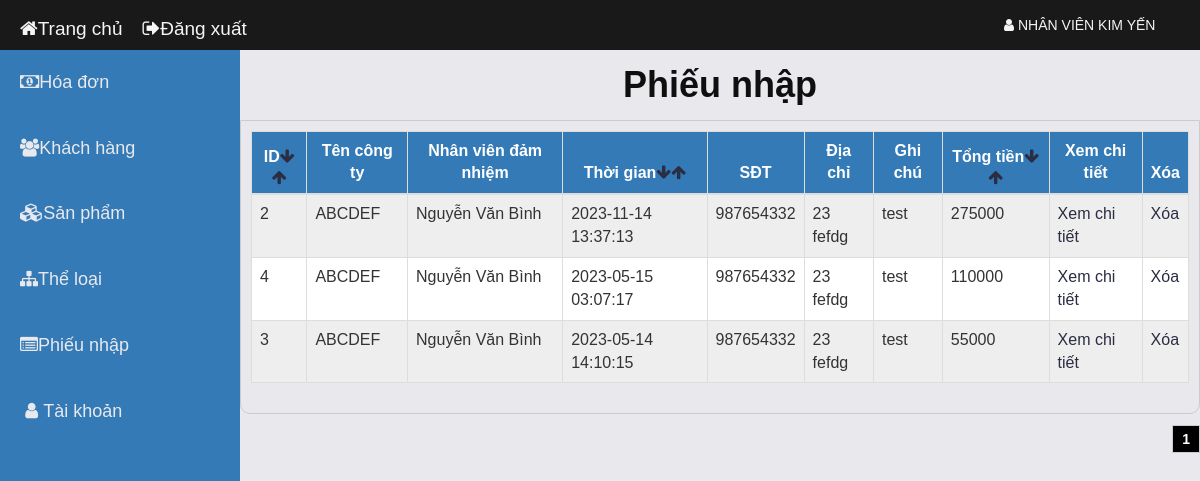
Page /admin/admin.php?muc=9&tmuc=Phiếu+nhập (signed in) on the committed database.
### tables this page shows
CREATE TABLE `danhmuc` (
  `id` int(10) UNSIGNED NOT NULL,
  `icon_dm` varchar(255) NOT NULL,
  `ten_danhmuc` varchar(191) NOT NULL
);

CREATE TABLE `phieunhap` (
  `id` int(10) UNSIGNED NOT NULL,
  `id_nv` int(10) UNSIGNED NOT NULL,
  `tong_tien` int(11) NOT NULL,
  `ngay_tao` timestamp NOT NULL DEFAULT current_timestamp(),
  `nguoi_nhan` varchar(50) NOT NULL,
  `sdt` int(11) NOT NULL,
  `diachi` varchar(50) NOT NULL,
  `ghichu` varchar(50) NOT NULL
);

CREATE TABLE `nhanvien` (
  `id` int(10) UNSIGNED NOT NULL,
  `ten_nv` varchar(191) NOT NULL,
  `ten_dangnhap` varchar(191) NOT NULL,
  `mat_khau` varchar(191) NOT NULL,
  `phone` varchar(15) NOT NULL,
  `hinh_anh` varchar(255) NOT NULL,
  `email` varchar(191) NOT NULL,
  `ngay_tao` timestamp NOT NULL DEFAULT current_timestamp(),
  `ngay_sua` timestamp NOT NULL DEFAULT current_timestamp()
);

### admin/function.php (called while the page is built, shortened)
<?php
function executeResult($sql){
    $con=mysqli_connect(HOST,USERNAME,PASSWORD,DATABASE);
    $result=mysqli_query($con,$sql);
    $data =[];
    if($result != null){
        while($row =mysqli_fetch_array($result, 1)){
            $data[]=$row;
        }
    }
     return $data;
}
?>

### admin/giaodien/phieunhap.php (the view, shortened to what this page needs)
<?php
    include_once("./connect_db.php");
    if (!empty($_SESSION['nguoidung'])) {
        $item_per_page = (!empty($_GET['per_page'])) ? $_GET['per_page'] : 10;
        $current_page = (!empty($_GET['page'])) ? $_GET['page'] : 1;
        $offset = ($current_page - 1) * $item_per_page;
        $phieunhap = mysqli_query($con, "SELECT `phieunhap`.`id` AS `idpn`,`id_nv`, `tong_tien`, `phieunhap`.`ngay_tao` AS `ntpn`, `nguoi_nhan`, `sdt`, `diachi`, `ghichu`,`nhanvien`.`id`, `ten_nv` FROM `phieunhap`,`nhanvien` WHERE `nhanvien`.`id`=`id_nv` ORDER BY `phieunhap`.`ngay_tao` DESC LIMIT " . $item_per_page . " OFFSET " . $offset);
    ?>
<div class="main-content">
            <h1>Phiếu nhập</h1>
            <div class="product-items">
                <div class="table-responsive-sm ">
                    <table class="table table-bordered table-striped table-hover">
                        <thead >
                            <tr>
                                <th>ID<a href="./admin.php?muc=6&tmuc=Phiếu%20nhập&sapxep=idgiam"><i class="fa fa-arrow-down"></i></a><a href="./admin.php?muc=6&tmuc=Phiếu%20nhập&sapxep=idtang"><i class="fa fa-arrow-up"></i></a></th>
                                <th>Tên công ty</th>
                                <th>Nhân viên đảm nhiệm</th>
                                <th>Thời gian<a href="./admin.php?muc=6&tmuc=Phiếu%20nhập&sapxep=tggiam"><i class="fa fa-arrow-down"></i></a><a href="./admin.php?muc=6&tmuc=Phiếu%20nhập&sapxep=tgtang"><i class="fa fa-arrow-up"></i></a></th>
                                <th>SĐT</th>
                                <th>Địa chỉ</th>
                                <th>Ghi chú</th>
                                <th>Tổng tiền<a href="./admin.php?muc=6&tmuc=Phiếu%20nhập&sapxep=tiengiam"><i class="fa fa-arrow-down"></i></a><a href="./admin.php?muc=6&tmuc=Phiếu%20nhập&sapxep=tientang"><i class="fa fa-arrow-up"></i></a></th>
                                <th>Xem chi tiết</th>
                                <th>Xóa</th>
                            </tr>
                        </thead>
                        <tbody>
                             <?php
                            while ($row = mysqli_fetch_array($phieunhap)) {
                            ?>
                                <tr>
                                    <td><?= $row['idpn'] ?></td>
                                    <td><?= $row['nguoi_nhan'] ?></td>
                                    <td><?= $row['ten_nv'] ?></td>
                                    <td><?= $row['ntpn'] ?></td>
                                    <td><?= $row['sdt'] ?></td>
                                    <td><?= $row['diachi'] ?></td>
                                    <td><?= $row['ghichu'] ?></td>
                                    <td><?= $row['tong_tien'] ?></td>
                                    <td><a href="./admin.php?act=ctphieunhap&id=<?=$row['idpn']?>">Xem chi tiết</a></td>
                                    <td><a href="./admin.php?act=xoapn&id=<?= $row['idpn'] ?>" onclick="return confirm('Are you sure you want to delete this item?');">Xóa</a></td>
                                </tr>
                                <?php } ?>
                        </tbody>
                    </table>
                </div>
            </div>
        <?php
        include './pagination.php';
        ?>
        </div>
    <?php
    }
    ?>

### admin/giaodien/leftmenu.php (shortened to what this page needs)
<div class ="Suafix">
    <ul class="input-select2" >
    <?php
            $sql = "select id, ten_danhmuc, icon_dm from danhmuc,quyendahmuc where `id_danhmuc`=`id` AND `id_quyen`=" . $_SESSION['quyen'] . "";
            $list = executeResult($sql);
            foreach ($list as $item) {
                echo '<li class="item"><a href="admin.php?muc=' . $item['id'] . '&tmuc=' . urlencode($item['ten_danhmuc']) . '" class="d-flex align-items-center">';
                echo $item['icon_dm'];
                echo '<span class="ml-2">' . $item['ten_danhmuc'] . '</span>';
                echo '</a></li>';
            }
        ?>
    </ul>
</div>

### admin/css/style.css (style rules this page uses)
body { font-family: 'Montserrat', sans-serif; font-weight: 400; color: #333; background-color: #B9BABC; }
h1, h2, h3, h4, h5, h6 { color: #2B2D42; font-weight: 700; margin: 0 0 10px; }
a { color: #2B2D42; font-weight: 500; -webkit-transition: 0.2s color; transition: 0.2s color; }
ul, ol { margin: 0; padding: 0; list-style: none }
#leftmenu div { color: white; width: 100%; display: block; float: left; }
.input-select2 a { color: #e9e9ed; }

### admin/css/style2.css (style rules this page uses)
#body #leftmenu .input-select2 { padding: 0px; }
#body #leftmenu .input-select2 li.item a { padding: 20px; display: inline-block; width: 100%; font-size: 18px; transition: 0.3s; }
#body #content .main-content { width: 100%; margin: 0; }
#body #content .main-content h1 { padding: 15px; margin: 0px; color: rgb(15, 15, 15); text-align: center; }

### admin/css/admin_style.css (style rules this page uses)
body { font-family: arial; padding : 0; margin : 0; font-size : 14px; }
h1 { text-align: center; }
.product-items { padding : 10px; border : 1px solid #ccc; border-radius: 0 0 10px 10px; }
a { text-decoration: none; }
.main-content { float : left; width : 900px; margin-left: 20px; }
.product-items table th { background-color:#337ab7; text-align:center; color:#FFF }
.product-items table { border-collapse:collapse; }
.product-items table tr:nth-child(odd) { background-color: #eee; }
.product-items table tr:nth-child(even) { background-color:white; }
.product-items table th { background-color:#337ab7; text-align:center; }

### rows in the picture
danhmuc: ten_danhmuc "Hóa đơn"
danhmuc: ten_danhmuc "Khách hàng"
danhmuc: ten_danhmuc "Sản phẩm"
danhmuc: ten_danhmuc "Thể loại"
danhmuc: ten_danhmuc "Phiếu nhập"
danhmuc: ten_danhmuc "Tài khoản"
phieunhap: id "2", nguoi_nhan "ABCDEF", id_nv.ten_nv "Nguyễn Văn Bình", ngay_tao "2023-11-14 13:37:13", sdt "987654332", diachi "23 fefdg", ghichu "test", tong_tien "275000"
phieunhap: id "4", nguoi_nhan "ABCDEF", id_nv.ten_nv "Nguyễn Văn Bình", ngay_tao "2023-05-15 03:07:17", sdt "987654332", diachi "23 fefdg", ghichu "test", tong_tien "110000"
phieunhap: id "3", nguoi_nhan "ABCDEF", id_nv.ten_nv "Nguyễn Văn Bình", ngay_tao "2023-05-14 14:10:15", sdt "987654332", diachi "23 fefdg", ghichu "test", tong_tien "55000"

### other values in the picture
$_SESSION['nguoidung'] "NHÂN VIÊN KIM YẾN"
